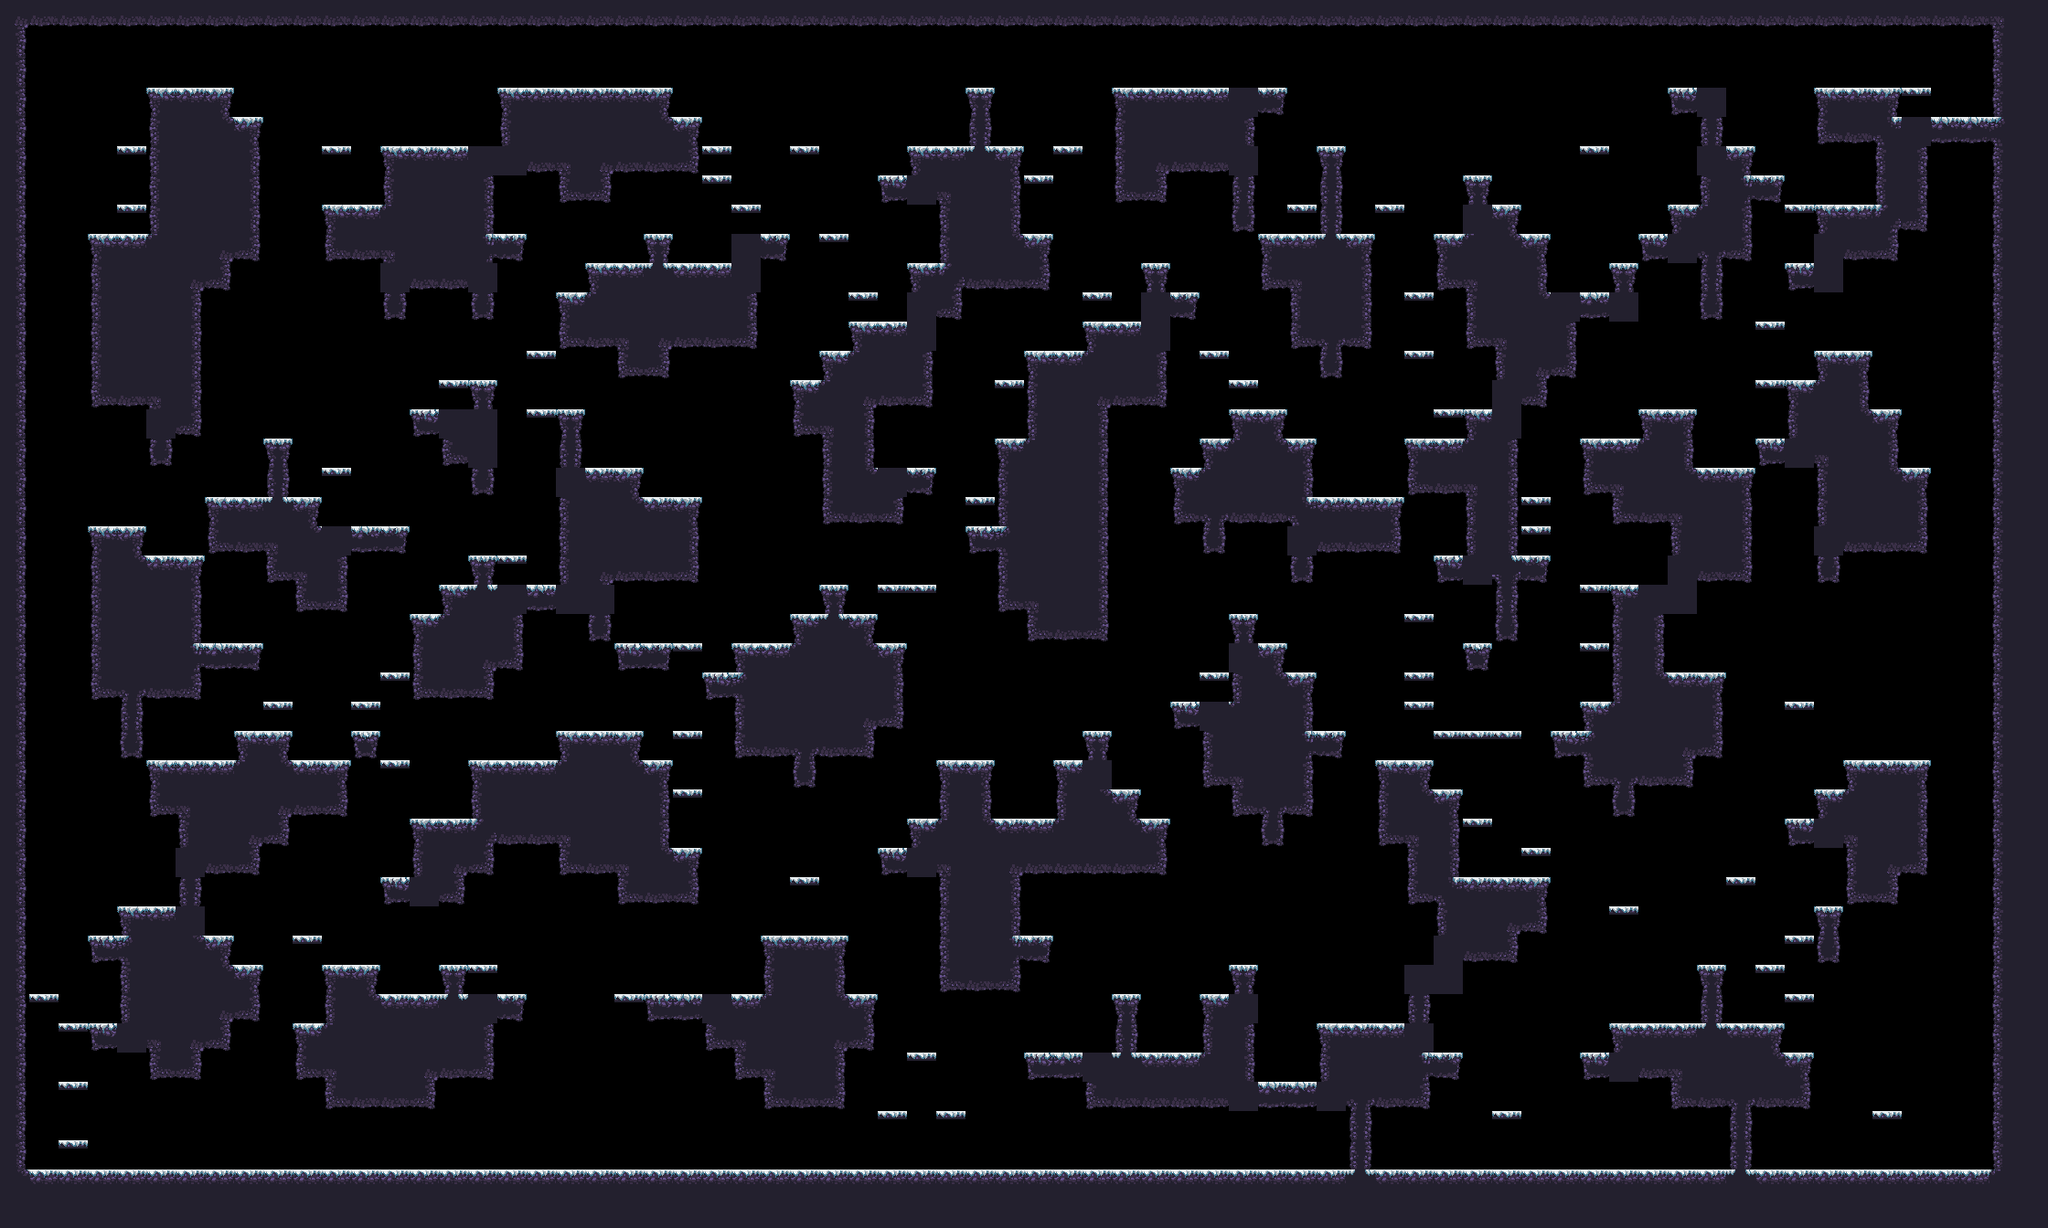

Below is a game level as drawn by its tile map, then a one-line description and the .tmx that defines it (tile-layer data replaced by summaries):
An orthogonal 70x42 tile map with 32x32 px tiles, 1 tile layer (main) and 17 objects (9x spawn, spawnPlayer0, spawnCrown0, spawnPlayer1, spawnCrown1, ...).

<map compressionlevel="0" height="42" infinite="0" nextlayerid="3" nextobjectid="4" orientation="orthogonal" renderorder="right-down" tiledversion="1.3.2" tileheight="32" tilewidth="32" version="1.2" width="70">
 <tileset firstgid="1" source="forest_winter_tile_set.tsx" />
 <layer height="42" id="1" name="main" width="70">
  <data>[2940 cells, 1282 non-empty, 28 distinct tile ids]</data>
 </layer>
 <objectgroup id="2" name="objects"><object id="1" name="spawnPlayer0" x="288" y="80.0" /><object id="2" name="spawnCrown0" x="352" y="176.0" /><object id="3" name="spawnPlayer1" x="1952" y="144.0" /><object id="4" name="spawnCrown1" x="2144" y="80.0" /><object id="5" name="spawnPlayer2" x="64" y="1232.0" /><object id="6" name="spawnCrown2" x="96" y="1232.0" /><object id="7" name="spawnPlayer3" x="2144" y="1232.0" /><object id="8" name="spawnCrown3" x="2080" y="1232.0" /><object id="9" name="spawn" x="992" y="112.0" /><object id="10" name="spawn" x="736" y="496.0" /><object id="11" name="spawn" x="2048" y="1232.0" /><object id="12" name="spawn" x="128" y="528.0" /><object id="13" name="spawn" x="832" y="656.0" /><object id="14" name="spawn" x="1792" y="1232.0" /><object id="15" name="spawn" x="1760" y="1232.0" /><object id="16" name="spawn" x="576" y="1232.0" /><object id="17" name="spawn" x="640" y="1232.0" /></objectgroup></map>
